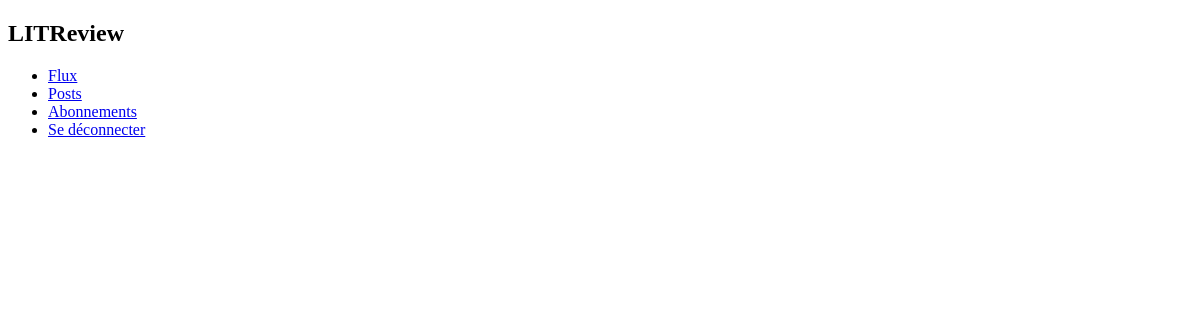
Page /posts/ (signed in) on the earlier database version.
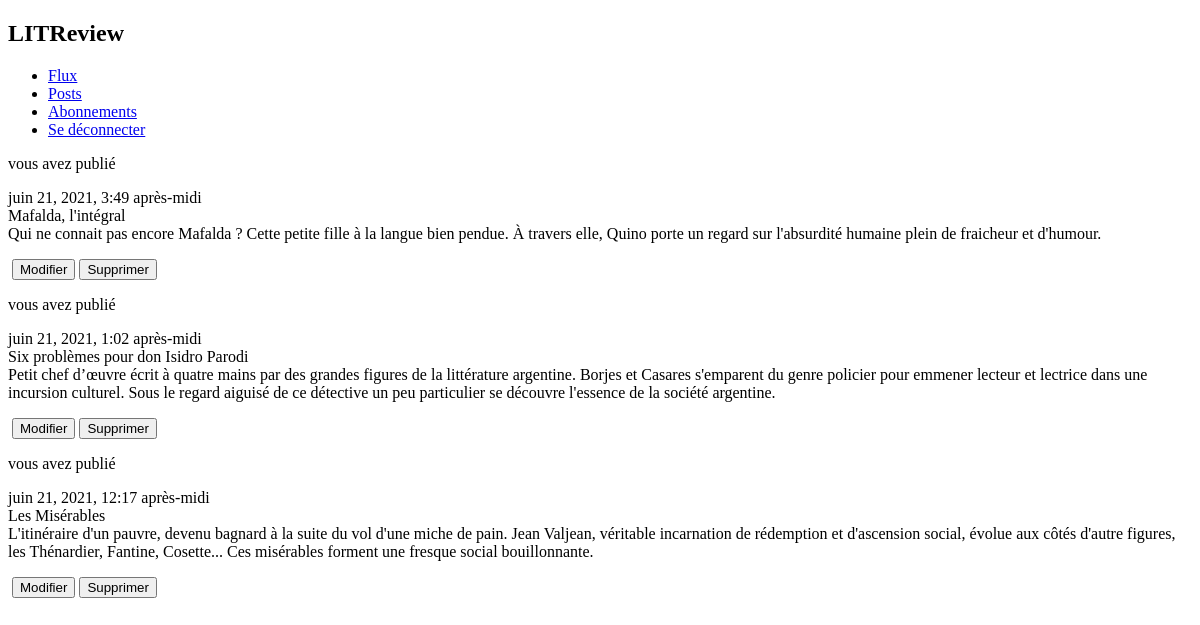
Same page on the later database version.
### feed/models.py (models this page shows)
class Ticket(models.Model):
    title = models.CharField(max_length=128)
    description = models.TextField(max_length=2048, blank=True)
    user = models.ForeignKey(to=settings.AUTH_USER_MODEL, on_delete=models.CASCADE)
    image = models.ImageField(null=True, blank=True)
    time_created = models.DateTimeField(auto_now_add=True)

### posts/views.py (the view)
# urls.py: path('', views.show_posts, name='posts'),
@login_required
def show_posts(request):
	reviews = Review.objects.filter(user=request.user)
	tickets = Ticket.objects.filter(user=request.user)
	posts = sorted(it.chain(reviews, tickets), key=lambda post: post.time_created, reverse=True)
	return render(request, 'posts/posts.html', {'posts':posts})

### templates/posts/posts.html (shortened to what this page needs)
{% extends '../navigation.html' %}
{% block posts %}
<table>
	{% for post in posts %}
	<div>
		{% if post.user == request.user %}
		<p>vous avez publié</p>
		{% else %}
		<p>{{post.user}}<br>
		{% endif %}
		{{post.time_created}}<br>
		{{post.title}}<br>
		{{post.description}}</p>
		<button onclick="window.location='{% url 'update' %}'">Modifier</button>
		<button>Supprimer</button>
	<div>
	{% endfor %}
</table>
{% endblock %}

### templates/navigation.html
{% extends './base.html' %}
{% block navigation %}
<ul class="navigation-bar">
	<li><a href="{% url 'feed' %}">Flux</a></li>
	<li><a href="{% url 'posts' %}">Posts</a></li>
	<li><a href="{% url 'subscriptions' %}">Abonnements</a></li>
	<li><a href="{% url 'logout' %}">Se déconnecter</a></li>
</ul>
{% endblock %}

### templates/base.html (shortened to what this page needs)
<!DOCTYPE html>
<html>
	<head>
	</head>
	<body>
		<header id="head">
			<h2>LITReview</h2>
			{% block navigation %}{% endblock %}
		</header>
		<div>
			{% block posts %}{% endblock %}
		</div>
	</body>
</html>

Differences in the rows shown:
added Ticket: shows "vous avez publié", time_created "juin 21, 2021, 3:49 après-midi", title "Mafalda, l'intégral", description "Qui ne connait pas encore Mafalda ? Cette petite fille à la langue bien pendue. À travers elle, Quino porte un regard sur l'absurdité humaine plein de fraicheur et d'humour."
added Ticket: shows "vous avez publié", time_created "juin 21, 2021, 1:02 après-midi", title "Six problèmes pour don Isidro Parodi", description "Petit chef d’œuvre écrit à quatre mains par des grandes figures de la littérature argentine. Borjes et Casares s'emparent du genre policier pour emmener lecteur et lectrice dans une incursion culturel. Sous le regard aiguisé de ce détective un peu particulier se découvre l'essence de la société argentine."
added Ticket: shows "vous avez publié", time_created "juin 21, 2021, 12:17 après-midi", title "Les Misérables", description "L'itinéraire d'un pauvre, devenu bagnard à la suite du vol d'une miche de pain. Jean Valjean, véritable incarnation de rédemption et d'ascension social, évolue aux côtés d'autre figures, les Thénardier, Fantine, Cosette... Ces misérables forment une fresque social bouillonnante."
